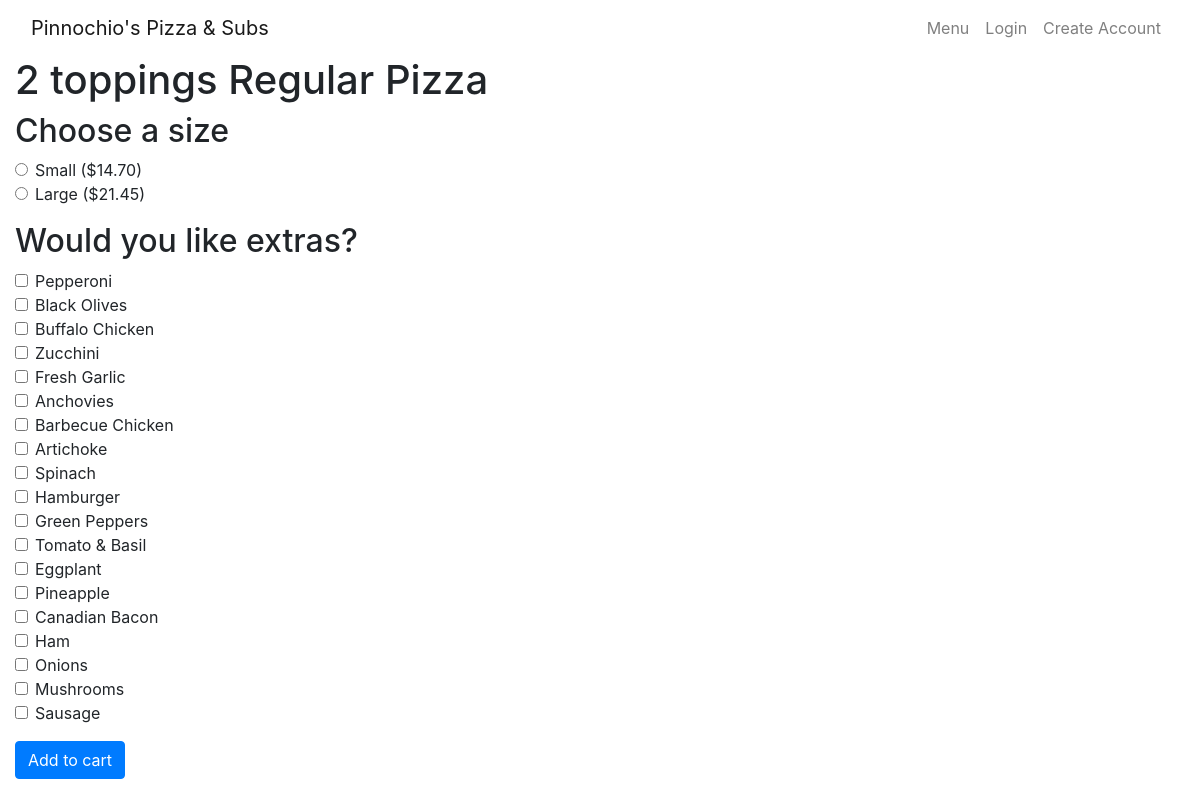
Screenshot of /menu/39 with the database file from the repository.
### orders/models.py (models this page shows)
class Item(models.Model):
    name = models.CharField(max_length=64)
    category = models.ForeignKey(Category, on_delete=models.CASCADE, related_name="items")
    num_toppings = models.IntegerField(validators = [
        MinValueValidator(0),
        MaxValueValidator(5)
    ], default=0)
    price_individual = models.DecimalField(max_digits=6, decimal_places=2, null=True, blank=True)
    price_small = models.DecimalField(max_digits=6, decimal_places=2, null=True, blank=True)
    price_large = models.DecimalField(max_digits=6, decimal_places=2, null=True, blank=True)
    def __str__(self):
        return f"{self.name}"

class Category(models.Model):
    name = models.CharField(max_length=64)
    add_on_cost = models.DecimalField(max_digits=4, decimal_places=2, null=True, blank=True)
    def __str__(self):
        return f"{self.name}"

class Size(models.Model):
    size = models.CharField(max_length=32)
    def __str__(self):
        return f"price_{self.size}"

class Topping(models.Model):
    name = models.CharField(max_length=64)
    allowed_on = models.ManyToManyField('Item', blank=True, related_name="toppings")
    def __str__(self):
        return f"{self.name}"

### orders/views.py (the view)
# urls.py: path("menu/<int:item_id>", views.item, name="item"),
def item(request, item_id):
    try:
        item = Item.objects.get(pk=item_id)
        sizes = Size.objects.all()
        selection = []
        for size in sizes:
            tmp = f"price_{size.size}"
            price = getattr(item, tmp)
            selection.append((size, price))
        context = {
            "item": item,
            "selection": selection,
        }
        return render(request, "orders/item.html", context)
    except Item.DoesNotExist:
        error_message(request, "That item does not exist.")
        return HttpResponseRedirect(reverse("menu"))

### orders/templates/orders/item.html (shortened to what this page needs)
{% extends "orders/base.html" %}
{% block pagehead %}
  {{item}} {{item.category}}
{% endblock %}
{% block body %}
{% if item %}
<form method="POST" action="{% url 'add_to_cart' %}">
  <div class="form-group">
    <h2>Choose a size</h2>
    {% for size, price in selection %}
      {% if price %}
      <div class="form-check">
        <input class="form-check-input" type="radio" name="size" id="{{size}}" value="{{size}}">
        <label class="form-check-label" for="{{size}}">
          {{size.size|capfirst}} (${{price}})
        </label>
      </div>
      {% endif %}
    {% endfor %}
  </div>
  {% if item.toppings.all %}
    <div class="form-group">
      <h2>Would you like extras?</h2>
      {% for topping in item.toppings.all %}
        <div class="form-check">
          <input class="form-check-input" type="checkbox" name="toppings[]" value="{{topping}}" id="{{topping}}">
          <label class="form-check-label" for="{{topping}}">
            {{topping}} {% if item.category.add_on_cost %}(+ ${{item.category.add_on_cost}}){% endif %}
          </label>
        </div>
      {% endfor %}
    </div>
  {% endif %}
  <button type="submit" class="btn btn-primary">Add to cart</button>
</form>
{% endif %}
{% endblock %}

### rows the page displays
Item: name "2 toppings", category "Regular Pizza"
Size: size "Small", price_small "14.70"
Size: size "Large", price_large "21.45"
Topping: name "Pepperoni"
Topping: name "Black Olives"
Topping: name "Buffalo Chicken"
Topping: name "Zucchini"
Topping: name "Fresh Garlic"
Topping: name "Anchovies"
Topping: name "Barbecue Chicken"
Topping: name "Artichoke"
Topping: name "Spinach"
Topping: name "Hamburger"
Topping: name "Green Peppers"
Topping: name "Tomato & Basil"
Topping: name "Eggplant"
Topping: name "Pineapple"
Topping: name "Canadian Bacon"
Topping: name "Ham"
Topping: name "Onions"
Topping: name "Mushrooms"
Topping: name "Sausage"
